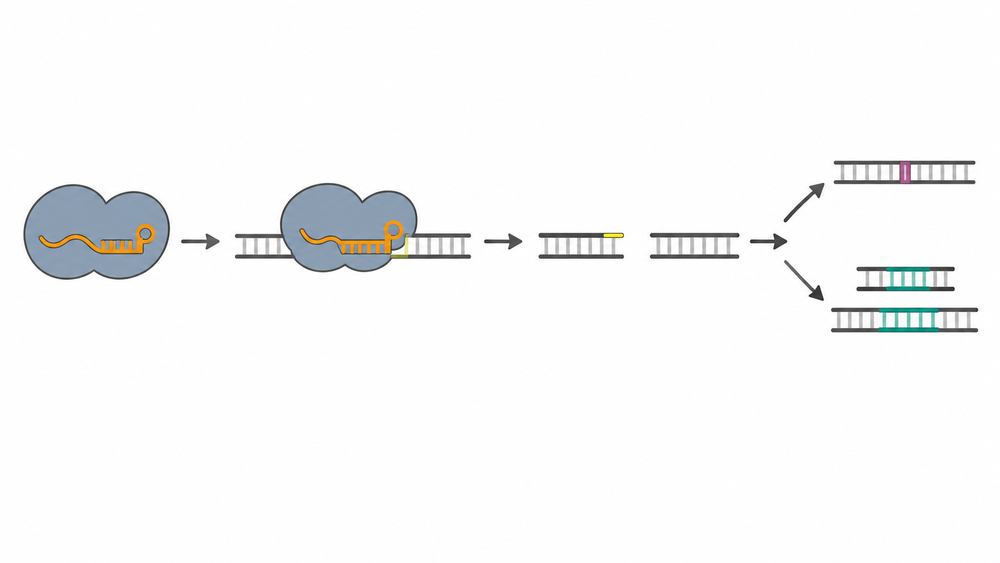
#> input picture figures/ch03/ch03-03a-cand-linear.png, 1000 x 563 px, shrunk from 1672 x 941 before the run
$ python ch03_figures.py
#> lines starting #> are read from the running program, lines starting #| are printed output that depends on the picture
#!/usr/bin/env python3
"""Chapter 3: measure layout areas on candidate PNGs when present; no kind:python figures."""
# SPDX-License-Identifier: MIT
import json
import hashlib
from datetime import date
from pathlib import Path
from typing import Optional

ROOT = Path(__file__).resolve().parents[1]
FIG = ROOT / "figures/ch03"
PROV = ROOT / "provenance/ch03"
DATA = ROOT / "data/ch03"

CANDIDATES = {
    "A": FIG / "ch03-03a-cand-linear.png",
    "B": FIG / "ch03-03b-cand-hub.png",
    "C": FIG / "ch03-03c-cand-branch.png",
}


def sha256(path: Path) -> str:
    h = hashlib.sha256()
    with path.open("rb") as stream:
        for chunk in iter(lambda: stream.read(1 << 20), b""):
            h.update(chunk)
    return h.hexdigest()


def measure_outcome_fraction(png: Path) -> Optional[float]:
    """Lower-half teal proxy: fraction of pixels in bottom 45% that are green/teal-ish."""
    try:
        from PIL import Image
    except ImportError:
        return None
    im = Image.open(png).convert("RGB")
#> im is the input picture: PIL image 1000x563 RGB; mean R, G, B 247.2, 247.6, 247.9
    w, h = im.size
#> w = 1000; h = 563
    y0 = int(h * 0.55)
#> y0 = 309
    region = im.crop((0, y0, w, h))
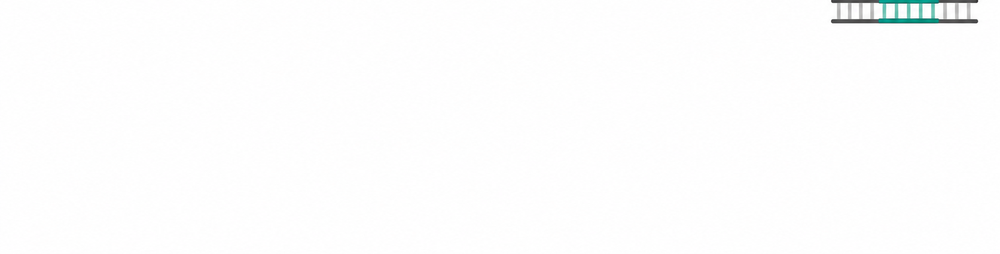
#> region: PIL image 1000x254 RGB; mean R, G, B 253, 253.2, 253.3
    pixels = list(region.getdata())
#> pixels = 254000 items
    if not pixels:
        return None
    teal = 0
    for r, g, b in pixels:
        if g > 100 and g > r + 15 and g > b + 10:
            teal += 1
        elif r < 120 and g > 90 and b > 70 and g >= r:
            teal += 1
#> this loop made 254000 passes
#> (r, g, b) on passes 1 to 3: (253, 253, 253), (254, 254, 254), (254, 254, 254)
#> after the loop, teal = 785
    return round(100.0 * teal / len(pixels), 1)


def main() -> None:
    PROV.mkdir(parents=True, exist_ok=True)
    DATA.mkdir(parents=True, exist_ok=True)
    areas: dict[str, object] = {"measured_on": str(date.today()), "layouts": {}}
    for key, path in CANDIDATES.items():
        entry: dict[str, object] = {"path": str(path.relative_to(ROOT)), "exists": path.is_file()}
        if path.is_file():
            entry["sha256"] = sha256(path)
            frac = measure_outcome_fraction(path)
#> frac = 0.3
            entry["outcome_area_percent_bottom_band"] = frac
            assert frac is not None and 0 <= frac <= 100
        areas["layouts"][key] = entry
#> pass 2 of the loop in main, `for key, path in CANDIDATES.items():`:
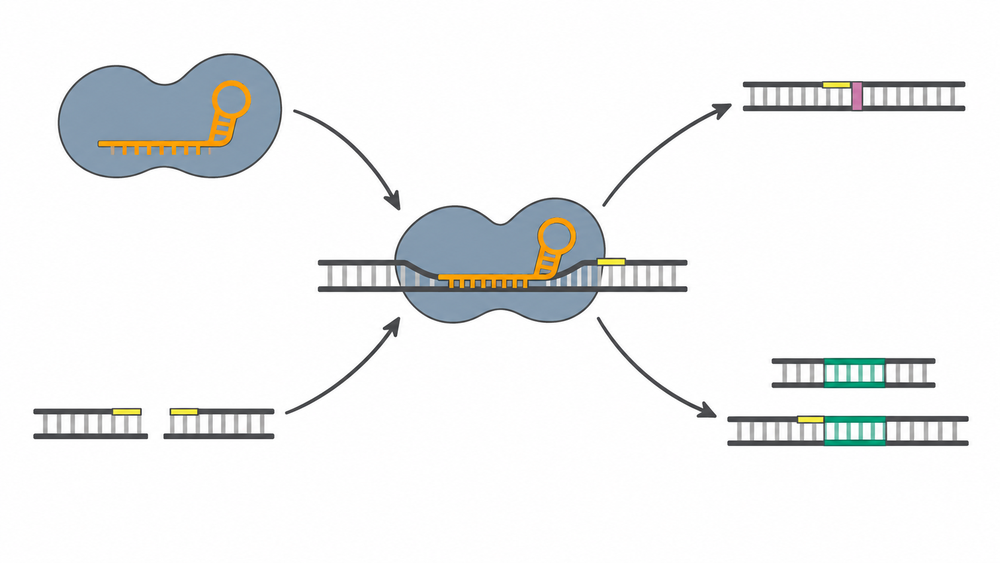
#> input picture figures/ch03/ch03-03b-cand-hub.png, 1000 x 563 px, shrunk from 1672 x 941 before the run
#> in measure_outcome_fraction, im is the input picture: PIL image 1000x563 RGB; mean R, G, B 239.3, 240.5, 240.6
#> in measure_outcome_fraction (call 2), `region = im.crop((0, y0, w, h))`:
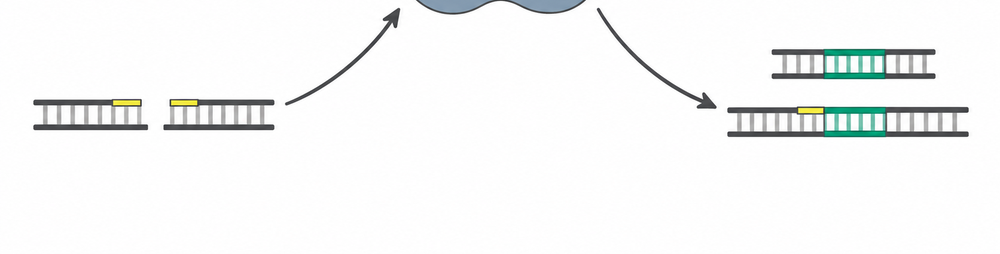
#> region: PIL image 1000x254 RGB; mean R, G, B 245.4, 246.4, 246.2
#> the loop in measure_outcome_fraction (call 2), `for r, g, b in pixels:` made 254000 passes
#> after the loop in measure_outcome_fraction (call 2), `for r, g, b in pixels:`: teal = 3205
#> frac = 1.3
#> pass 3 of the loop in main, `for key, path in CANDIDATES.items():`:
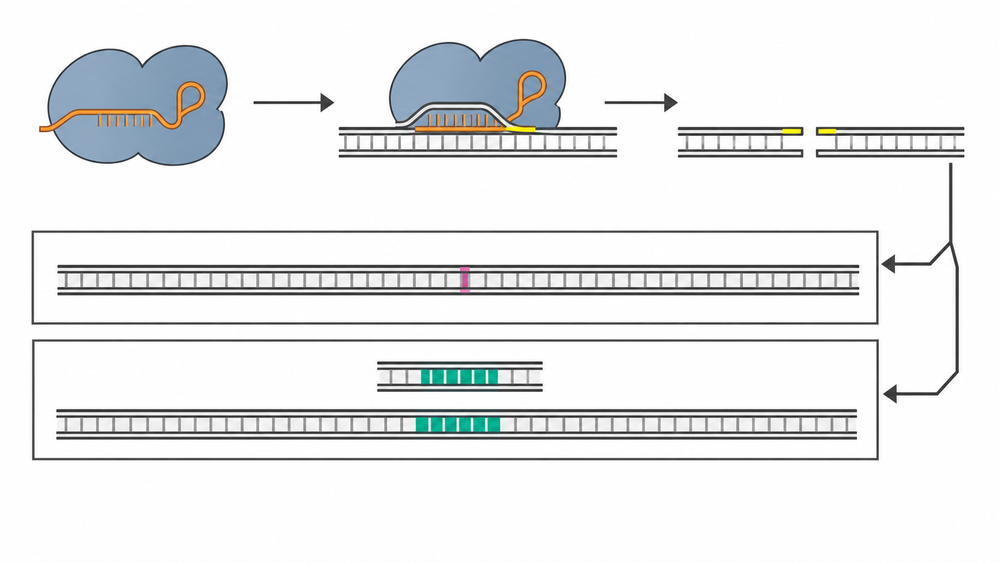
#> input picture figures/ch03/ch03-03c-cand-branch.png, 1000 x 563 px, shrunk from 1672 x 941 before the run
#> in measure_outcome_fraction, im is the input picture: PIL image 1000x563 RGB; mean R, G, B 232.5, 233.9, 234.6
#> in measure_outcome_fraction (call 3), `region = im.crop((0, y0, w, h))`:
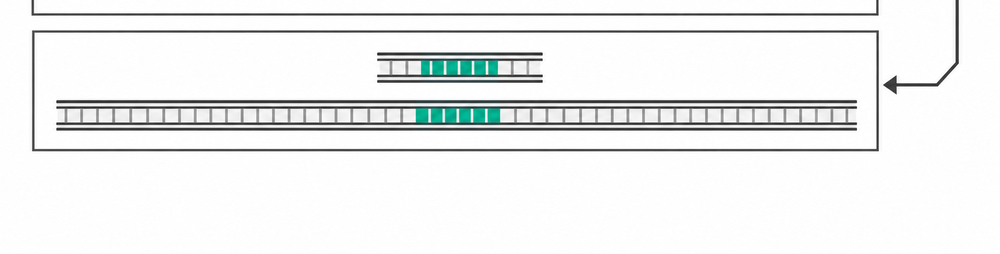
#> region: PIL image 1000x254 RGB; mean R, G, B 237.4, 238.7, 238.5
#> the loop in measure_outcome_fraction (call 3), `for r, g, b in pixels:` made 254000 passes
#> teal on passes 2959, 3959: 1, 2
#> after the loop in measure_outcome_fraction (call 3), `for r, g, b in pixels:`: teal = 3866
#> frac = 1.5
    present = sum(1 for e in areas["layouts"].values() if e["exists"])
#> present = 3
    assert present >= 0
    summary = {
        "chapter": 3,
        "kind_python_figures": 0,
        "external_datasets": 0,
        "candidate_pngs_present": present,
        "layout_area_measurement": areas,
        "note": "Chapter 3 has no kind:python figures; this file records PNG area checks for FIG ch03-04.",
    }
    out = PROV / "data-check.json"
    out.write_text(json.dumps(summary, indent=2, ensure_ascii=False) + "\n", encoding="utf-8")
    print(json.dumps(summary, ensure_ascii=False, indent=2))
#> (printed output is left out)


if __name__ == "__main__":
    main()
